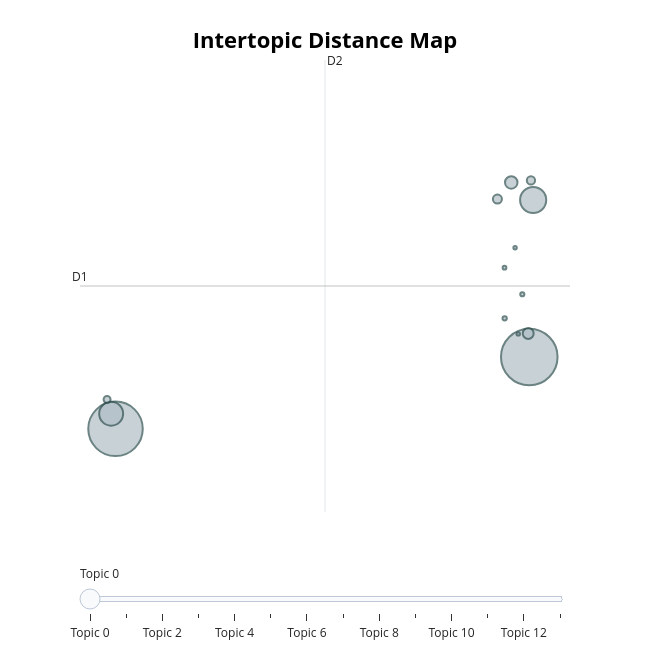
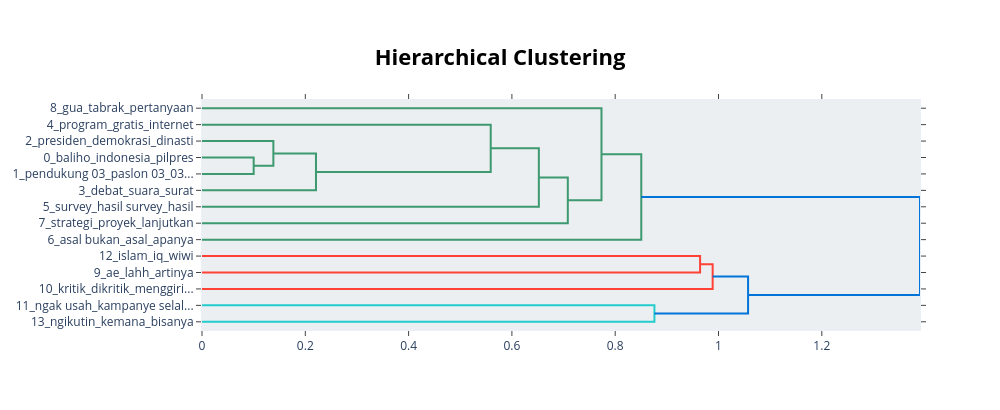
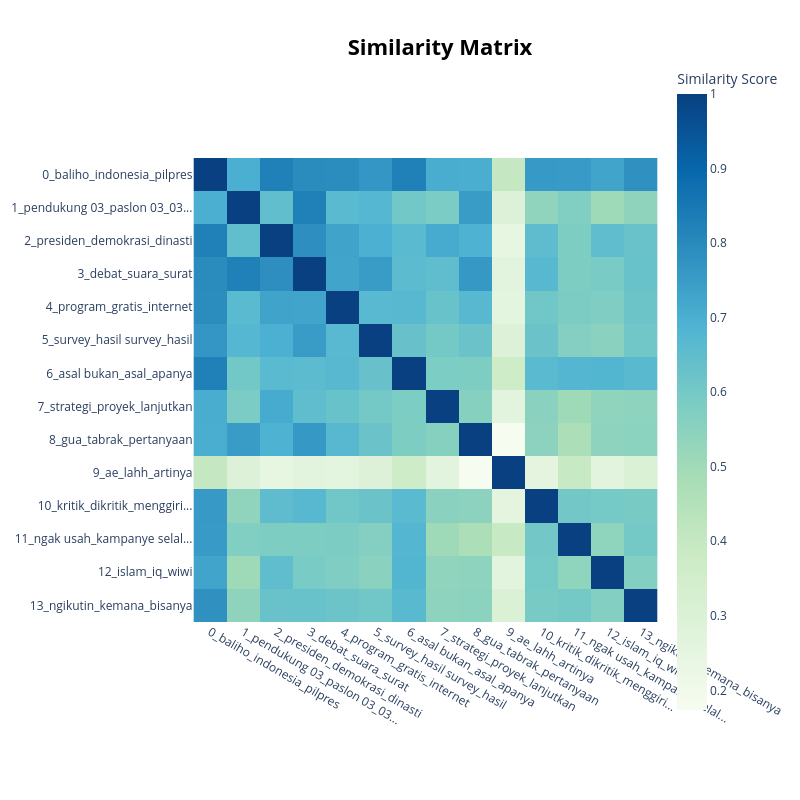

The cell these charts' notebook holds for them, in order:
### Code cell
df_negative = df_03[df_03['predicted_label'] == 'NEGATIVE']
run_topic_modeling(df_negative, group_name='NEGATIVE')

### Figure 1 — Plotly figure (JSON) as saved in the notebook; plotly's stock layout.template omitted (floating-point values rounded to 4 significant figures)
{"data": [{"customdata": [[0, "baliho | indonesia | pilpres | nggak | suka", 2771], [1, "pendukung 03 | paslon 03 | 03 menang | buzzer 03 | pilih 03", 2572], [2, "presiden | demokrasi | dinasti | jd | demi", 592], [3, "debat | suara | surat | suaranya | paslon 03", 496], [4, "program | gratis | internet | makan | jual", 135], [5, "survey | hasil survey | hasil | lembaga | poll", 103], [6, "asal bukan | asal | apanya | bukan pendukung | menunjukkan", 71], [7, "strategi | proyek | lanjutkan | partisan | posisi", 59], [8, "gua | tabrak | pertanyaan | belimbing sayur | ehh", 42], [9, "ae | lahh | artinya | anti | parah", 16], [10, "kritik | dikritik | menggiring opini | menggiring | komentar", 15], [11, "ngak usah | kampanye selalu | pake baju | kampanyekan | gw gak", 12], [12, "islam | iq | wiwi | perang | pura", 10], [13, "ngikutin | kemana | bisanya | ndak | kejar", 10]], "hovertemplate": "<b>Topic %{customdata[0]}</b><br>%{customdata[1]}<br>Size: %{customdata[2]}", "legendgroup": "", "marker": {"color": "#B0BEC5", "line": {"color": "DarkSlateGrey", "width": 2}, "size": [2771, 2572, 592, 496, 135, 103, 71, 59, 42, 16, 15, 12, 10, 10], "sizemode": "area", "sizeref": 1.732, "symbol": "circle"}, "mode": "markers", "name": "", "orientation": "v", "showlegend": false, "type": "scatter", "x": [16.5, -11.74, 16.76, -12.04, 15.27, 16.43, 14.32, 16.61, -12.32, 14.82, 16.02, 14.81, 15.53, 15.75], "xaxis": "x", "y": [12.27, 10.86, 15.35, 11.16, 15.69, 12.73, 15.37, 15.73, 11.44, 13.03, 13.5, 14.02, 14.41, 12.72], "yaxis": "y"}], "layout": {"annotations": [{"showarrow": false, "text": "D1", "x": -14.16, "y": 13.66, "yshift": 10}, {"showarrow": false, "text": "D2", "x": 2.557, "xshift": 10, "y": 18.09}], "height": 650, "hoverlabel": {"bgcolor": "white", "font": {"family": "Rockwell", "size": 16}}, "legend": {"itemsizing": "constant", "tracegroupgap": 0}, "margin": {"t": 60}, "shapes": [{"line": {"color": "#CFD8DC", "width": 2}, "type": "line", "x0": 2.557, "x1": 2.557, "y0": 9.234, "y1": 18.09}, {"line": {"color": "#9E9E9E", "width": 2}, "type": "line", "x0": -14.16, "x1": 19.28, "y0": 13.66, "y1": 13.66}], "sliders": [{"active": 0, "pad": {"t": 50}, "steps": [{"args": [{"marker.color": [["red", "#B0BEC5", "#B0BEC5", "#B0BEC5", "#B0BEC5", "#B0BEC5", "#B0BEC5", "#B0BEC5", "#B0BEC5", "#B0BEC5", "#B0BEC5", "#B0BEC5", "#B0BEC5", "#B0BEC5"]]}], "label": "Topic 0", "method": "update"}, {"args": [{"marker.color": [["#B0BEC5", "red", "#B0BEC5", "#B0BEC5", "#B0BEC5", "#B0BEC5", "#B0BEC5", "#B0BEC5", "#B0BEC5", "#B0BEC5", "#B0BEC5", "#B0BEC5", "#B0BEC5", "#B0BEC5"]]}], "label": "Topic 1", "method": "update"}, {"args": [{"marker.color": [["#B0BEC5", "#B0BEC5", "red", "#B0BEC5", "#B0BEC5", "#B0BEC5", "#B0BEC5", "#B0BEC5", "#B0BEC5", "#B0BEC5", "#B0BEC5", "#B0BEC5", "#B0BEC5", "#B0BEC5"]]}], "label": "Topic 2", "method": "update"}, {"args": [{"marker.color": [["#B0BEC5", "#B0BEC5", "#B0BEC5", "red", "#B0BEC5", "#B0BEC5", "#B0BEC5", "#B0BEC5", "#B0BEC5", "#B0BEC5", "#B0BEC5", "#B0BEC5", "#B0BEC5", "#B0BEC5"]]}], "label": "Topic 3", "method": "update"}, {"args": [{"marker.color": [["#B0BEC5", "#B0BEC5", "#B0BEC5", "#B0BEC5", "red", "#B0BEC5", "#B0BEC5", "#B0BEC5", "#B0BEC5", "#B0BEC5", "#B0BEC5", "#B0BEC5", "#B0BEC5", "#B0BEC5"]]}], "label": "Topic 4", "method": "update"}, {"args": [{"marker.color": [["#B0BEC5", "#B0BEC5", "#B0BEC5", "#B0BEC5", "#B0BEC5", "red", "#B0BEC5", "#B0BEC5", "#B0BEC5", "#B0BEC5", "#B0BEC5", "#B0BEC5", "#B0BEC5", "#B0BEC5"]]}], "label": "Topic 5", "method": "update"}, {"args": [{"marker.color": [["#B0BEC5", "#B0BEC5", "#B0BEC5", "#B0BEC5", "#B0BEC5", "#B0BEC5", "red", "#B0BEC5", "#B0BEC5", "#B0BEC5", "#B0BEC5", "#B0BEC5", "#B0BEC5", "#B0BEC5"]]}], "label": "Topic 6", "method": "update"}, {"args": [{"marker.color": [["#B0BEC5", "#B0BEC5", "#B0BEC5", "#B0BEC5", "#B0BEC5", "#B0BEC5", "#B0BEC5", "red", "#B0BEC5", "#B0BEC5", "#B0BEC5", "#B0BEC5", "#B0BEC5", "#B0BEC5"]]}], "label": "Topic 7", "method": "update"}, {"args": [{"marker.color": [["#B0BEC5", "#B0BEC5", "#B0BEC5", "#B0BEC5", "#B0BEC5", "#B0BEC5", "#B0BEC5", "#B0BEC5", "red", "#B0BEC5", "#B0BEC5", "#B0BEC5", "#B0BEC5", "#B0BEC5"]]}], "label": "Topic 8", "method": "update"}, {"args": [{"marker.color": [["#B0BEC5", "#B0BEC5", "#B0BEC5", "#B0BEC5", "#B0BEC5", "#B0BEC5", "#B0BEC5", "#B0BEC5", "#B0BEC5", "red", "#B0BEC5", "#B0BEC5", "#B0BEC5", "#B0BEC5"]]}], "label": "Topic 9", "method": "update"}, {"args": [{"marker.color": [["#B0BEC5", "#B0BEC5", "#B0BEC5", "#B0BEC5", "#B0BEC5", "#B0BEC5", "#B0BEC5", "#B0BEC5", "#B0BEC5", "#B0BEC5", "red", "#B0BEC5", "#B0BEC5", "#B0BEC5"]]}], "label": "Topic 10", "method": "update"}, {"args": [{"marker.color": [["#B0BEC5", "#B0BEC5", "#B0BEC5", "#B0BEC5", "#B0BEC5", "#B0BEC5", "#B0BEC5", "#B0BEC5", "#B0BEC5", "#B0BEC5", "#B0BEC5", "red", "#B0BEC5", "#B0BEC5"]]}], "label": "Topic 11", "method": "update"}, {"args": [{"marker.color": [["#B0BEC5", "#B0BEC5", "#B0BEC5", "#B0BEC5", "#B0BEC5", "#B0BEC5", "#B0BEC5", "#B0BEC5", "#B0BEC5", "#B0BEC5", "#B0BEC5", "#B0BEC5", "red", "#B0BEC5"]]}], "label": "Topic 12", "method": "update"}, {"args": [{"marker.color": [["#B0BEC5", "#B0BEC5", "#B0BEC5", "#B0BEC5", "#B0BEC5", "#B0BEC5", "#B0BEC5", "#B0BEC5", "#B0BEC5", "#B0BEC5", "#B0BEC5", "#B0BEC5", "#B0BEC5", "red"]]}], "label": "Topic 13", "method": "update"}]}], "title": {"font": {"color": "Black", "size": 22}, "text": "<b>Intertopic Distance Map</b>", "x": 0.5, "xanchor": "center", "y": 0.95, "yanchor": "top"}, "width": 650, "xaxis": {"anchor": "y", "domain": [0, 1], "range": [-14.16, 19.28], "title": {"text": ""}, "visible": false}, "yaxis": {"anchor": "x", "domain": [0, 1], "range": [9.234, 18.09], "title": {"text": ""}, "visible": false}}}

### Figure 2 — Plotly figure (JSON) as saved in the notebook; plotly's stock layout.template omitted (floating-point values rounded to 4 significant figures)
{"data": [{"hoverinfo": "text", "marker": {"color": "rgb(61,153,112)"}, "mode": "lines", "type": "scatter", "x": [0.0, 0.1001, 0.1001, 0.0], "xaxis": "x", "y": [-35.0, -35.0, -45.0, -45.0], "yaxis": "y"}, {"hoverinfo": "text", "marker": {"color": "rgb(61,153,112)"}, "mode": "lines", "type": "scatter", "x": [0.0, 0.1382, 0.1382, 0.1001], "xaxis": "x", "y": [-25.0, -25.0, -40.0, -40.0], "yaxis": "y"}, {"hoverinfo": "text", "marker": {"color": "rgb(61,153,112)"}, "mode": "lines", "type": "scatter", "x": [0.1382, 0.2207, 0.2207, 0.0], "xaxis": "x", "y": [-32.5, -32.5, -55.0, -55.0], "yaxis": "y"}, {"hoverinfo": "text", "marker": {"color": "rgb(61,153,112)"}, "mode": "lines", "type": "scatter", "x": [0.0, 0.559, 0.559, 0.2207], "xaxis": "x", "y": [-15.0, -15.0, -43.75, -43.75], "yaxis": "y"}, {"hoverinfo": "text", "marker": {"color": "rgb(61,153,112)"}, "mode": "lines", "type": "scatter", "x": [0.559, 0.6522, 0.6522, 0.0], "xaxis": "x", "y": [-29.38, -29.38, -65.0, -65.0], "yaxis": "y"}, {"hoverinfo": "text", "marker": {"color": "rgb(61,153,112)"}, "mode": "lines", "type": "scatter", "x": [0.6522, 0.7083, 0.7083, 0.0], "xaxis": "x", "y": [-47.19, -47.19, -75.0, -75.0], "yaxis": "y"}, {"hoverinfo": "text", "marker": {"color": "rgb(61,153,112)"}, "mode": "lines", "type": "scatter", "x": [0.0, 0.7735, 0.7735, 0.7083], "xaxis": "x", "y": [-5.0, -5.0, -61.09, -61.09], "yaxis": "y"}, {"hoverinfo": "text", "marker": {"color": "rgb(61,153,112)"}, "mode": "lines", "type": "scatter", "x": [0.7735, 0.8505, 0.8505, 0.0], "xaxis": "x", "y": [-33.05, -33.05, -85.0, -85.0], "yaxis": "y"}, {"hoverinfo": "text", "marker": {"color": "rgb(255,65,54)"}, "mode": "lines", "type": "scatter", "x": [0.0, 0.9644, 0.9644, 0.0], "xaxis": "x", "y": [-95.0, -95.0, -105.0, -105.0], "yaxis": "y"}, {"hoverinfo": "text", "marker": {"color": "rgb(255,65,54)"}, "mode": "lines", "type": "scatter", "x": [0.9644, 0.9887, 0.9887, 0.0], "xaxis": "x", "y": [-100.0, -100.0, -115.0, -115.0], "yaxis": "y"}, {"hoverinfo": "text", "marker": {"color": "rgb(35,205,205)"}, "mode": "lines", "type": "scatter", "x": [0.0, 0.876, 0.876, 0.0], "xaxis": "x", "y": [-125.0, -125.0, -135.0, -135.0], "yaxis": "y"}, {"hoverinfo": "text", "marker": {"color": "rgb(0,116,217)"}, "mode": "lines", "type": "scatter", "x": [0.9887, 1.057, 1.057, 0.876], "xaxis": "x", "y": [-107.5, -107.5, -130.0, -130.0], "yaxis": "y"}, {"hoverinfo": "text", "marker": {"color": "rgb(0,116,217)"}, "mode": "lines", "type": "scatter", "x": [0.8505, 1.39, 1.39, 1.057], "xaxis": "x", "y": [-59.02, -59.02, -118.8, -118.8], "yaxis": "y"}], "layout": {"autosize": false, "height": 410, "hoverlabel": {"bgcolor": "white", "font": {"family": "Rockwell", "size": 16}}, "hovermode": "closest", "plot_bgcolor": "#ECEFF1", "showlegend": false, "title": {"font": {"color": "Black", "size": 22}, "text": "<b>Hierarchical Clustering</b>", "x": 0.5, "xanchor": "center", "yanchor": "top"}, "width": 1000, "xaxis": {"mirror": "allticks", "rangemode": "tozero", "showgrid": false, "showline": true, "showticklabels": true, "ticks": "outside", "type": "linear", "zeroline": false}, "yaxis": {"mirror": "allticks", "range": [-140, 0], "rangemode": "tozero", "showgrid": false, "showline": true, "showticklabels": true, "tickmode": "array", "ticks": "outside", "ticktext": ["8_gua_tabrak_pertanyaan", "4_program_gratis_internet", "2_presiden_demokrasi_dinasti", "0_baliho_indonesia_pilpres", "1_pendukung 03_paslon 03_03...", "3_debat_suara_surat", "5_survey_hasil survey_hasil", "7_strategi_proyek_lanjutkan", "6_asal bukan_asal_apanya", "12_islam_iq_wiwi", "9_ae_lahh_artinya", "10_kritik_dikritik_menggiri...", "11_ngak usah_kampanye selal...", "13_ngikutin_kemana_bisanya"], "tickvals": [-5, -15, -25, -35, -45, -55, -65, -75, -85, -95, -105, -115, -125, -135], "type": "linear", "zeroline": false}}}

### Figure 3 — Plotly figure (JSON) as saved in the notebook; plotly's stock layout.template omitted (floating-point values rounded to 4 significant figures; data arrays with more than 128 entries replaced by an {"elided": "..."} marker saying what was removed)
{"data": [{"coloraxis": "coloraxis", "hovertemplate": "x: %{x}<br>y: %{y}<br>Similarity Score: %{z}<extra></extra>", "name": "0", "type": "heatmap", "x": ["0_baliho_indonesia_pilpres", "1_pendukung 03_paslon 03_03...", "2_presiden_demokrasi_dinasti", "3_debat_suara_surat", "4_program_gratis_internet", "5_survey_hasil survey_hasil", "6_asal bukan_asal_apanya", "7_strategi_proyek_lanjutkan", "8_gua_tabrak_pertanyaan", "9_ae_lahh_artinya", "10_kritik_dikritik_menggiri...", "11_ngak usah_kampanye selal...", "12_islam_iq_wiwi", "13_ngikutin_kemana_bisanya"], "xaxis": "x", "y": ["0_baliho_indonesia_pilpres", "1_pendukung 03_paslon 03_03...", "2_presiden_demokrasi_dinasti", "3_debat_suara_surat", "4_program_gratis_internet", "5_survey_hasil survey_hasil", "6_asal bukan_asal_apanya", "7_strategi_proyek_lanjutkan", "8_gua_tabrak_pertanyaan", "9_ae_lahh_artinya", "10_kritik_dikritik_menggiri...", "11_ngak usah_kampanye selal...", "12_islam_iq_wiwi", "13_ngikutin_kemana_bisanya"], "yaxis": "y", "z": {"elided": "14x14 float values"}}], "layout": {"coloraxis": {"colorbar": {"title": {"text": "Similarity Score"}}, "colorscale": [[0, "rgb(247,252,240)"], [0.125, "rgb(224,243,219)"], [0.25, "rgb(204,235,197)"], [0.375, "rgb(168,221,181)"], [0.5, "rgb(123,204,196)"], [0.625, "rgb(78,179,211)"], [0.75, "rgb(43,140,190)"], [0.875, "rgb(8,104,172)"], [1, "rgb(8,64,129)"]]}, "height": 800, "hoverlabel": {"bgcolor": "white", "font": {"family": "Rockwell", "size": 16}}, "legend": {"title": {"text": "Trend"}}, "margin": {"t": 60}, "showlegend": true, "title": {"font": {"color": "Black", "size": 22}, "text": "<b>Similarity Matrix</b>", "x": 0.55, "xanchor": "center", "y": 0.95, "yanchor": "top"}, "width": 800, "xaxis": {"anchor": "y", "constrain": "domain", "domain": [0, 1], "scaleanchor": "y"}, "yaxis": {"anchor": "x", "autorange": "reversed", "constrain": "domain", "domain": [0, 1]}}}
